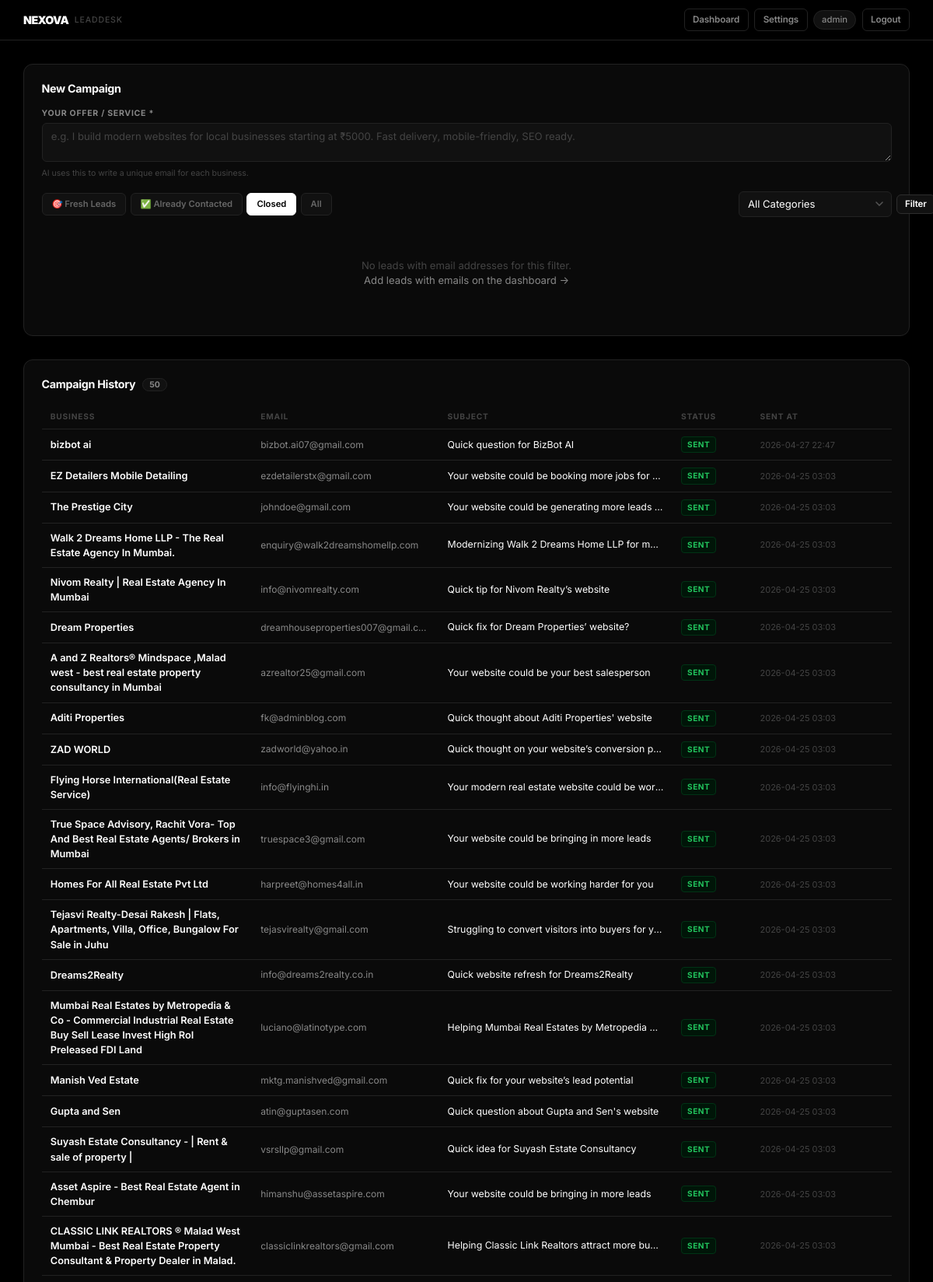
The page /campaign?category=&status=Closed (signed in, upper part) on the database its author committed.
### tables this page shows
CREATE TABLE campaign_logs (
        id       INTEGER PRIMARY KEY AUTOINCREMENT,
        lead_id  INTEGER NOT NULL,
        email    TEXT    NOT NULL,
        subject  TEXT    NOT NULL,
        body     TEXT    NOT NULL,
        status   TEXT    NOT NULL DEFAULT 'sent',
        sent_at  TEXT    NOT NULL
    );

CREATE TABLE leads (
        id            INTEGER PRIMARY KEY AUTOINCREMENT,
        business_name TEXT    NOT NULL,
        phone         TEXT    NOT NULL UNIQUE,
        email         TEXT    UNIQUE,
        website       TEXT,
        category      TEXT    NOT NULL DEFAULT 'Other',
        notes         TEXT,
        status        TEXT    NOT NULL DEFAULT 'New',
        assigned_to   TEXT    NOT NULL,
        date_added    TEXT    NOT NULL
    );

### app.py (the view)
@app.route("/campaign")
@login_required
def campaign():
    db       = get_db()
    config   = load_config()
    category = request.args.get("category", "")
    status_param = request.args.get("status", "New").strip()
    status = status_param if status_param else "New"
    q, p = "SELECT * FROM leads WHERE email IS NOT NULL AND email!=''", []
    if category: q += " AND category=?"; p.append(category)
    if status != "all": q += " AND status=?"; p.append(status)
    q += " ORDER BY id DESC"
    leads = db.execute(q, p).fetchall()
    base_q, base_p = "SELECT COUNT(*) FROM leads WHERE email IS NOT NULL AND email!=''", []
    if category:
        base_q += " AND category=?"; base_p.append(category)
    total_with_email  = db.execute(base_q, base_p).fetchone()[0]
    contacted_count   = db.execute(
        base_q.replace("COUNT(*)", "COUNT(*)") +
        " AND status='Contacted'", base_p).fetchone()[0]
    logs = db.execute("""
        SELECT cl.*, l.business_name FROM campaign_logs cl
        JOIN leads l ON cl.lead_id=l.id
        ORDER BY cl.id DESC LIMIT 50
    """).fetchall()
    return render_template("campaign.html",
        leads=leads, logs=logs, config=config,
        categories=CATEGORIES, statuses=STATUSES,
        current_user=session["user"],
        active_category=category, active_status=status,
        total_with_email=total_with_email,
        contacted_count=contacted_count)

### app.py (called while the page is built)
def load_config():
    if os.path.exists(CONFIG_PATH):
        with open(CONFIG_PATH) as f:
            return json.load(f)
    return {}

def get_db():
    if "db" not in g:
        g.db = sqlite3.connect(DB_PATH)
        g.db.row_factory = sqlite3.Row
    return g.db

def login_required(f):
    @wraps(f)
    def decorated(*args, **kwargs):
        if "user" not in session:
            return redirect(url_for("login"))
        return f(*args, **kwargs)
    return decorated

### templates/campaign.html (shortened to what this page needs)
<!DOCTYPE html>
<html lang="en">
<head>
  <link rel="stylesheet" href="{{ url_for('static', filename='style.css') }}" />
</head>
<body>
  <nav class="topnav">
    <div class="topnav-brand">
      <span class="brand-name">NEXOVA</span>
      <span class="brand-sub">LeadDesk</span>
    </div>
    <div class="topnav-right">
      <a href="{{ url_for('dashboard') }}" class="btn btn-ghost btn-sm">Dashboard</a>
      <a href="{{ url_for('settings') }}" class="btn btn-ghost btn-sm">Settings</a>
      <span class="nav-user">{{ current_user }}</span>
      <a href="{{ url_for('logout') }}" class="btn btn-ghost btn-sm">Logout</a>
    </div>
  </nav>
  <div class="page-container">
    <section class="card">
      <h2 class="section-title">New Campaign</h2>
      <div class="form-group" style="margin-bottom:1rem;">
        <label>Your Offer / Service *</label>
        <textarea id="offerText" rows="2"
          placeholder="e.g. I build modern websites for local businesses starting at ₹5000. Fast delivery, mobile-friendly, SEO ready."></textarea>
        <span class="field-hint">AI uses this to write a unique email for each business.</span>
      </div>
      <div style="margin-bottom:1rem;">
        <div style="display:flex;align-items:center;justify-content:space-between;flex-wrap:wrap;gap:0.75rem;">
          <div class="filter-tabs">
            <a href="{{ url_for('campaign', category=active_category, status='New') }}"
               class="filter-tab {% if active_status=='New' %}active{% endif %}">
              🎯 Fresh Leads
            </a>
            <a href="{{ url_for('campaign', category=active_category, status='Contacted') }}"
               class="filter-tab {% if active_status=='Contacted' %}active-contacted{% endif %}">
              ✅ Already Contacted
            </a>
            <a href="{{ url_for('campaign', category=active_category, status='Closed') }}"
               class="filter-tab {% if active_status=='Closed' %}active{% endif %}">
              Closed
            </a>
            <a href="{{ url_for('campaign', category=active_category, status='all') }}"
               class="filter-tab {% if active_status=='all' %}active{% endif %}">
              All
            </a>
          </div>
          <form method="GET" action="{{ url_for('campaign') }}">
            <div style="display:flex;gap:0.4rem;align-items:center;">
              <select name="category" class="filter-select" style="min-width:140px;">
                <option value="">All Categories</option>
              </select>
              <button type="submit" class="btn btn-secondary btn-sm">Filter</button>
            </div>
          </form>
        </div>
      </div>
      {% if leads %}
      <div class="table-wrap" style="margin-bottom:1rem;">
        <table>
          <thead>
            <tr>
              <th><input type="checkbox" id="selectAll" title="Select all fresh leads" /></th>
              <th>Business</th>
              <th>Email</th>
              <th>Category</th>
              <th>Status</th>
              <th>Notes</th>
            </tr>
          </thead>
          <tbody>
            {% for lead in leads %}
            <tr class="{% if lead.status == 'Contacted' or lead.status == 'Closed' %}row-contacted{% endif %}">
              <td>
                {% if lead.status == 'Contacted' or lead.status == 'Closed' %}
                  <input type="checkbox" class="lead-cb" value="{{ lead.id }}" disabled title="Already contacted" />
                {% else %}
                  <input type="checkbox" class="lead-cb" value="{{ lead.id }}" />
                {% endif %}
              </td>
              <td class="td-name">{{ lead.business_name }}</td>
              <td class="td-email">{{ lead.email }}</td>
              <td><span class="tag tag-cat">{{ lead.category }}</span></td>
              <td>
                {% if lead.status == 'Contacted' %}
                  <span class="pill-contacted">Contacted</span>
                {% elif lead.status == 'Closed' %}
                  <span class="pill-closed">Closed</span>
                {% else %}
                  <span class="pill-new">New</span>
                {% endif %}
              </td>
              <td style="color:var(--text-muted);font-size:0.78rem;">{{ lead.notes or '—' }}</td>
            </tr>
            {% endfor %}
          </tbody>
        </table>
      </div>
      <div style="display:flex;align-items:center;gap:1rem;flex-wrap:wrap;">
        <button id="generateBtn" class="btn btn-primary">Generate Emails with AI</button>
        <span id="selCount" style="font-size:0.8rem;color:var(--text-muted);">0 leads selected</span>
      </div>
      {% else %}
      <div class="empty-state">
        {% if active_status == 'New' %}
          No fresh leads with email addresses.
          {% if contacted_count > 0 %}
            <br /><span style="font-size:0.8rem;">All {{ contacted_count }} lead(s) with emails have already been contacted.</span>
          {% endif %}
          <br /><a href="{{ url_for('dashboard') }}" style="color:var(--text-muted);">Add new leads on the dashboard →</a>
        {% elif active_status == 'Contacted' %}
          No contacted leads yet. Send your first campaign!
        {% else %}
          No leads with email addresses for this filter.<br />
          <a href="{{ url_for('dashboard') }}" style="color:var(--text-muted);">Add leads with emails on the dashboard →</a>
        {% endif %}
      </div>
      {% endif %}
    </section>
    {% if logs %}
    <section class="card">
      <h2 class="section-title">Campaign History <span class="badge">{{ logs|length }}</span></h2>
      <div class="table-wrap">
        <table>
          <thead>
            <tr>
              <th>Business</th>
              <th>Email</th>
              <th>Subject</th>
              <th>Status</th>
              <th>Sent At</th>
            </tr>
          </thead>
          <tbody>
            {% for log in logs %}
            <tr>
              <td class="td-name">{{ log.business_name }}</td>
              <td class="td-email">{{ log.email }}</td>
              <td style="max-width:200px;overflow:hidden;text-overflow:ellipsis;white-space:nowrap;font-size:0.82rem;">
                {{ log.subject }}</td>
              <td>
                <span class="tag tag-status {% if log.status=='sent' %}tag-closed{% else %}tag-fail{% endif %}">
                  {{ log.status }}
                </span>
              </td>
              <td class="td-date">{{ log.sent_at }}</td>
            </tr>
            {% endfor %}
          </tbody>
        </table>
      </div>
    </section>
    {% endif %}
  </div>
</body>
</html>

### templates/campaign.html (style rules this page uses)
.filter-tabs { display: flex; gap: 0.35rem; flex-wrap: wrap; }
.filter-tab { font-size: 0.75rem; font-weight: 600; padding: 5px 12px; border-radius: 6px; border: 1px solid #222; background: #111; color: #666; cursor: pointer; text-decoration: none; transition: all 0.12s; white-space: nowrap; }
.filter-tab.active { background: #fff; color: #000; border-color: #fff; }

### rows shown on the page
campaign_logs: business_name "bizbot ai", email "bizbot.ai07@gmail.com", subject "Quick question for BizBot AI", status "SENT", sent_at "2026-04-27 22:47"
campaign_logs: business_name "EZ Detailers Mobile Detailing", email "ezdetailerstx@gmail.com", subject "Your website could be booking more jobs for…", status "SENT", sent_at "2026-04-25 03:03"
campaign_logs: business_name "The Prestige City", email "johndoe@gmail.com", subject "Your website could be generating more leads…", status "SENT", sent_at "2026-04-25 03:03"
campaign_logs: business_name "Walk 2 Dreams Home LLP - The Real Estate Agency In Mumbai.", email "enquiry@walk2dreamshomellp.com", subject "Modernizing Walk 2 Dreams Home LLP for m…", status "SENT", sent_at "2026-04-25 03:03"
campaign_logs: business_name "Nivom Realty | Real Estate Agency In Mumbai", email "info@nivomrealty.com", subject "Quick tip for Nivom Realty’s website", status "SENT", sent_at "2026-04-25 03:03"
campaign_logs: business_name "Dream Properties", email "dreamhouseproperties007@gmail.c…", subject "Quick fix for Dream Properties’ website?", status "SENT", sent_at "2026-04-25 03:03"
campaign_logs: business_name "A and Z Realtors® Mindspace ,Malad west - best real estate property consultancy in Mumbai", email "azrealtor25@gmail.com", subject "Your website could be your best salesperson", status "SENT", sent_at "2026-04-25 03:03"
campaign_logs: business_name "Aditi Properties", email "fk@adminblog.com", subject "Quick thought about Aditi Properties' website", status "SENT", sent_at "2026-04-25 03:03"
campaign_logs: business_name "ZAD WORLD", email "zadworld@yahoo.in", subject "Quick thought on your website’s conversion p…", status "SENT", sent_at "2026-04-25 03:03"
campaign_logs: business_name "Flying Horse International(Real Estate Service)", email "info@flyinghi.in", subject "Your modern real estate website could be wor…", status "SENT", sent_at "2026-04-25 03:03"
campaign_logs: business_name "True Space Advisory, Rachit Vora- Top And Best Real Estate Agents/ Brokers in Mumbai", email "truespace3@gmail.com", subject "Your website could be bringing in more leads", status "SENT", sent_at "2026-04-25 03:03"
campaign_logs: business_name "Homes For All Real Estate Pvt Ltd", email "harpreet@homes4all.in", subject "Your website could be working harder for you", status "SENT", sent_at "2026-04-25 03:03"
campaign_logs: business_name "Tejasvi Realty-Desai Rakesh | Flats, Apartments, Villa, Office, Bungalow For Sale in Juhu", email "tejasvirealty@gmail.com", subject "Struggling to convert visitors into buyers for y…", status "SENT", sent_at "2026-04-25 03:03"
campaign_logs: business_name "Dreams2Realty", email "info@dreams2realty.co.in", subject "Quick website refresh for Dreams2Realty", status "SENT", sent_at "2026-04-25 03:03"
campaign_logs: business_name "Mumbai Real Estates by Metropedia & Co - Commercial Industrial Real Estate Buy Sell Lease Invest High RoI Preleased FDI Land", email "luciano@latinotype.com", subject "Helping Mumbai Real Estates by Metropedia &…", status "SENT", sent_at "2026-04-25 03:03"
campaign_logs: business_name "Manish Ved Estate", email "mktg.manishved@gmail.com", subject "Quick fix for your website’s lead potential", status "SENT", sent_at "2026-04-25 03:03"
campaign_logs: business_name "Gupta and Sen", email "atin@guptasen.com", subject "Quick question about Gupta and Sen's website", status "SENT", sent_at "2026-04-25 03:03"
campaign_logs: business_name "Suyash Estate Consultancy - | Rent & sale of property |", email "vsrsllp@gmail.com", subject "Quick idea for Suyash Estate Consultancy", status "SENT", sent_at "2026-04-25 03:03"
campaign_logs: business_name "Asset Aspire - Best Real Estate Agent in Chembur", email "himanshu@assetaspire.com", subject "Your website could be bringing in more leads", status "SENT", sent_at "2026-04-25 03:03"
campaign_logs: business_name "CLASSIC LINK REALTORS ® Malad West Mumbai - Best Real Estate Property Consultant & Property Dealer in Malad.", email "classiclinkrealtors@gmail.com", subject "Helping Classic Link Realtors attract more buy…", status "SENT", sent_at "2026-04-25 03:03"

### other values the page prints
{{ current_user }} "admin"
{{ logs|length }} "50"
